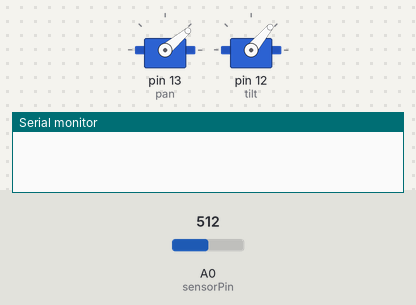
A sketch run on a simulated Arduino Uno, built with avr-gcc and run on an emulated ATmega328P. Shown: 2 × servo, the last lines printed to the serial monitor. The test bench sets the inputs (shaded band); at power-on: A0 (sensorPin) = 512.

Above: at 0.1 s.
At 9.6 s:
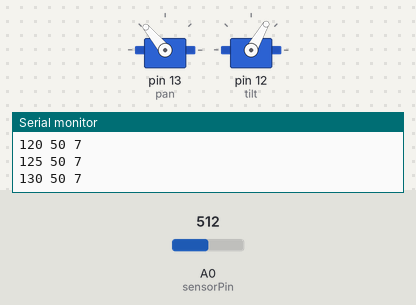
At 19.1 s:
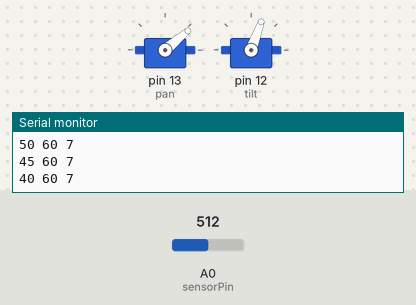
At 38.3 s:
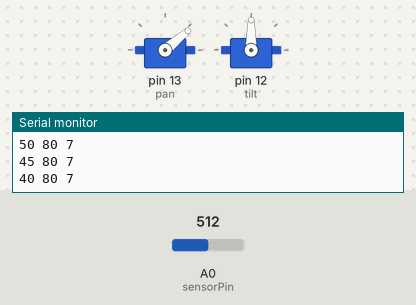
Timing chart, 0 to 40.0 s (numbered marks = the images above):
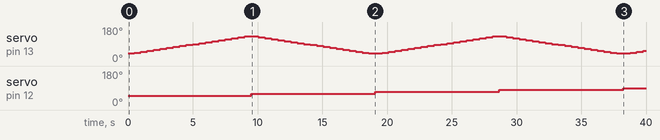

The sketch:

3D_Scan.ino
```cpp
/* This script performs a 3D scan and outputs data in the form [pan_angle, tilt_angle, sensor_reading_in_inches] in serial. */

#include <Servo.h>

Servo pan; //Servo controlling panning
Servo tilt; // Servo controlling tilting

// pan angle range: 40-100, interval = 5
// tilt angle range: 50-130, interval = 10

// Starting positions of servos
int pan_pos = 90;
int tilt_pos = 50;
int sensorPin = A0;

uint16_t LOOP_INTERVAL = 20;
uint32_t loop_time;

void setup() {
  Serial.begin(9600);
  pan.attach(13);
  tilt.attach(12);
  pan.write(pan_pos);
  tilt.write(tilt_pos);
  loop_time = millis();
}

void loop() {
  // Pan left-to-right
  while(tilt_pos <= 130) {
      for (pan_pos = 40; pan_pos <= 130; pan_pos += 5) {
        pan.write(pan_pos);
        delay(500);
        Serial.print(pan_pos);
        Serial.print(" ");
        Serial.print(tilt_pos);
        Serial.print(" ");
        Serial.println(read_sharp_IR(sensorPin));
      }
      // Update tilt position by moving it upwards
      tilt_pos += 10;
      tilt.write(tilt_pos);
      delay(50);
      for (pan_pos = 130; pan_pos >= 40; pan_pos -= 5) {
        pan.write(pan_pos);
        delay(500);
        Serial.print(pan_pos);
        Serial.print(" ");
        Serial.print(tilt_pos);
        Serial.print(" ");
        Serial.println(read_sharp_IR(sensorPin));
      }
      tilt_pos += 10;
      tilt.write(tilt_pos);
      delay(50);
  }

  // Return to neutral position
  pan.write(90);
  tilt.write(90);
}


bool it_is_time(uint32_t t, uint32_t t0, uint16_t dt) { // Checks whether we should take data yet
  return ((t >= t0) && (t - t0 >= dt)) ||         // The first disjunct handles the normal case
            ((t < t0) && (t + (~t0) + 1 >= dt));  //   while the second handles the overflow case
}

int read_sharp_IR(int sensorPin) // clean read of IR values, returns distance in inches
{
  uint32_t t;
  uint16_t x, y, z, res;

  t = millis();
  if (it_is_time(t, loop_time, LOOP_INTERVAL))
  {
    x = analogRead(sensorPin);
    y = analogRead(sensorPin);
    z = analogRead(sensorPin);

    res = min(min(x, y), z);

    // convert to distance in inches
    float e=2.71828;
    res = 54.692*pow(e, -0.004*res);

    loop_time = t;
    return res;
  }
}
```

Measured:
- by itself, servo on pin 12 (tilt): 50° → 60° at 9.5 s, → 70° 9.6 s later, → 80° 9.6 s later, → 90° 9.6 s later
